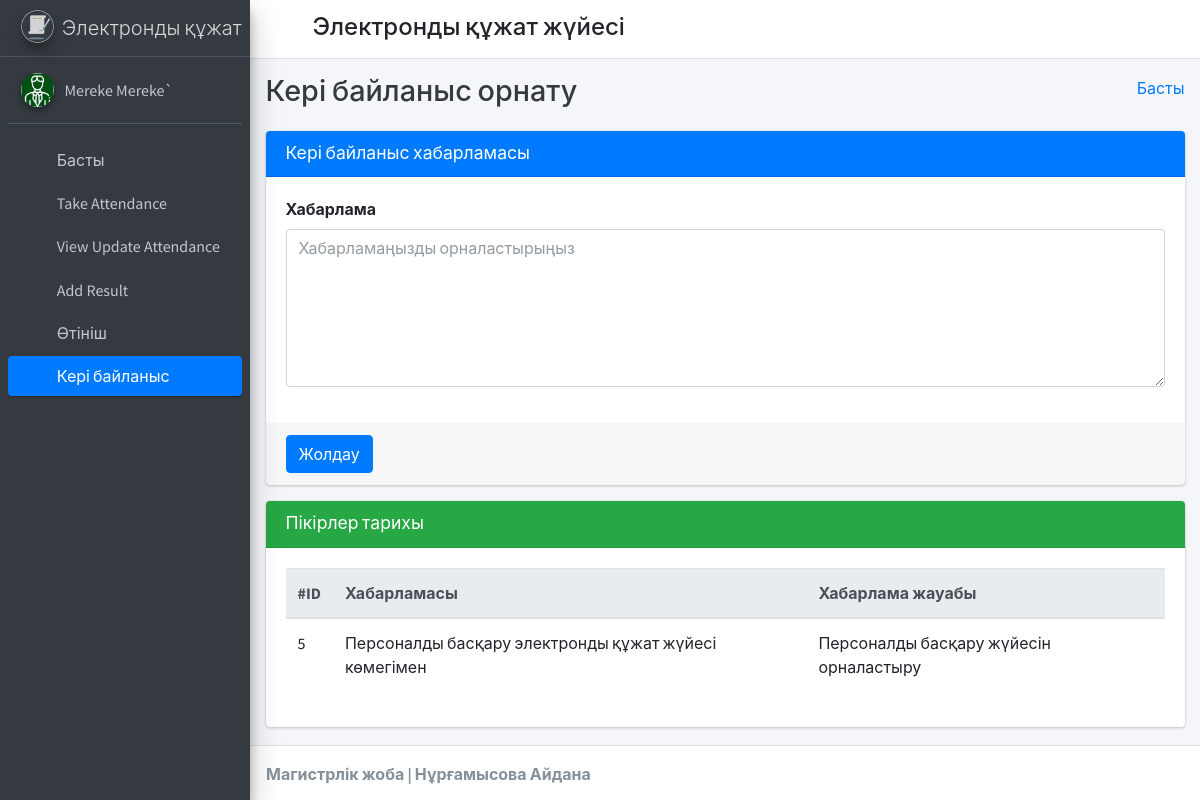
The app's page /staff_feedback/ (signed in) with its own data.
### student_management_app/models.py (models this page shows)
class CustomUser(AbstractUser):
    user_type_data = ((1, "HOD"), (2, "Staff"), (3, "Student"))
    user_type = models.CharField(default=1, choices=user_type_data, max_length=10)

class FeedBackStaffs(models.Model):
    id = models.AutoField(primary_key=True)
    staff_id = models.ForeignKey(Staffs, on_delete=models.CASCADE)
    feedback = models.TextField()
    feedback_reply = models.TextField()
    created_at = models.DateTimeField(auto_now_add=True)
    updated_at = models.DateTimeField(auto_now=True)
    objects = models.Manager()

### student_management_app/StaffViews.py (the view)
# urls.py: path('staff_feedback/', StaffViews.staff_feedback, name="staff_feedback"),
def staff_feedback(request):
    staff_obj = Staffs.objects.get(admin=request.user.id)
    feedback_data = FeedBackStaffs.objects.filter(staff_id=staff_obj)
    context = {
        "feedback_data":feedback_data
    }
    return render(request, "staff_template/staff_feedback_template.html", context)

### student_management_app/templates/staff_template/staff_feedback_template.html (shortened to what this page needs)
{% extends 'staff_template/base_template.html' %}
{% block page_title %}
    Кері байланыс орнату
{% endblock page_title %}
{% block main_content %}
{% load static %}
<section class="content">
        <div class="container-fluid">
            <div class="row">
                <div class="col-md-12">
                    <div class="card card-primary">
                    <div class="card-header">
                        <h3 class="card-title">Кері байланыс хабарламасы</h3>
                    </div>
                    <form method="POST" action="{% url 'staff_feedback_save' %}">
                        <div class="card-body">
                            <div class="form-group">
                                <label>Хабарлама</label>
                                <textarea name="feedback_message" class="form-control" rows="6" placeholder="Хабарламаңызды орналастырыңыз"></textarea>
                            </div>
                        </div>
                        <div class="card-footer">
                        <button type="submit" class="btn btn-primary">Жолдау</button>
                        </div>
                    </form>
                    </div>
                </div>
            </div>
            <div class="row">
                <div class="col-md-12">
                    <div class="card card-success">
                        <div class="card-header">
                            <h3 class="card-title">Пікірлер тарихы</h3>
                        </div>
                        <div class="card-body">
                           <div class="table-responsive">
                                <table class="table">
                                    <thead class="thead-light">
                                    <tr>
                                        <th>#ID</th>
                                        <th>Хабарламасы</th>
                                        <th>Хабарлама жауабы</th>
                                    </tr>
                                    </thead>
                                    {% for row in feedback_data %}
                                    <tr>
                                        <td>{{ row.id }}</td>
                                        <td>{{ row.feedback }}</td>
                                        <td>{{ row.feedback_reply }}</td>
                                    </tr>
                                    {% endfor %}
                                </table>
                            </div>
                        </div>
                    </div>
                </div>
            </div>
        </div>
      </section>
  {% endblock main_content %}

### student_management_app/templates/staff_template/sidebar_template.html (shortened to what this page needs)
{% load static %}
<aside class="main-sidebar sidebar-dark-primary elevation-4">
      <a href="{% url 'staff_home' %}" class="brand-link">
        <img src="{% static 'dist/img/AdminLTELogo.png' %}" alt="AdminLTE Logo" class="brand-image img-circle elevation-3"
            style="opacity: .8">
        <span class="brand-text font-weight-light">Электронды құжат </span>
      </a>
      <div class="sidebar">
        <div class="user-panel mt-3 pb-3 mb-3 d-flex">
          <div class="image">
            <img src="{% static 'dist/img/user2-160x160.jpg' %}" class="img-circle elevation-2" alt="User Image">
          </div>
          <div class="info">
            <a href="{% url 'staff_profile' %}" class="d-block">{{ user.first_name }} {{ user.last_name }}</a>
          </div>
        </div>
        <nav class="mt-2">
          <ul class="nav nav-pills nav-sidebar flex-column" data-widget="treeview" role="menu" data-accordion="false">
            <li class="nav-item">
              {% url 'staff_home' as staff_home %}
              <a href="{{ staff_home }}" class="nav-link {% if request.path == staff_home %} active {% endif %}">
                <i class="nav-icon fas fa-tachometer-alt"></i>
                <p>
                  Басты
                </p>
              </a>
            </li>
            <li class="nav-item">
              {% url 'staff_take_attendance' as staff_take_attendance %}
              <a href="{{ staff_take_attendance }}" class="nav-link {% if request.path == staff_take_attendance %} active {% endif %}">
                <i class="nav-icon fas fa-calendar-plus"></i>
                <p>
                  Take Attendance
                </p>
              </a>
            </li>
            <li class="nav-item">
              {% url 'staff_update_attendance' as staff_update_attendance %}
              <a href="{{ staff_update_attendance }}" class="nav-link {% if request.path == staff_update_attendance %} active {% endif %}">
                <i class="nav-icon fas fa-calendar-alt"></i>
                <p>
                  View Update Attendance
                </p>
              </a>
            </li>
            <li class="nav-item">
              {% url 'staff_add_result' as staff_add_result %}
              <a href="{{ staff_add_result }}" class="nav-link {% if request.path == staff_add_result %} active {% endif %}">
                <i class="nav-icon fas fa-tasks"></i>
                <p>
                  Add Result
                </p>
              </a>
            </li>
            <li class="nav-item">
              {% url 'staff_apply_leave' as staff_apply_leave %}
              <a href="{{ staff_apply_leave }}" class="nav-link {% if request.path == staff_apply_leave %} active {% endif %}">
                <i class="nav-icon fas fa-envelope-open-text"></i>
                <p>
                  Өтініш
                </p>
              </a>
            </li>
            <li class="nav-item">
              {% url 'staff_feedback' as staff_feedback %}
              <a href="{{ staff_feedback }}" class="nav-link {% if request.path == staff_feedback %} active {% endif %}">
                <i class="nav-icon fas fa-comments"></i>
                <p>
                  Кері байланыс
                </p>
              </a>
            </li>
          </ul>
        </nav>
      </div>
    </aside>

### records on screen
CustomUser: first_name "Mereke", last_name "Mereke`"
FeedBackStaffs: id "5", feedback "Персоналды басқару электронды құжат жүйесі көмегімен", feedback_reply "Персоналды басқару жүйесін орналастыру"
